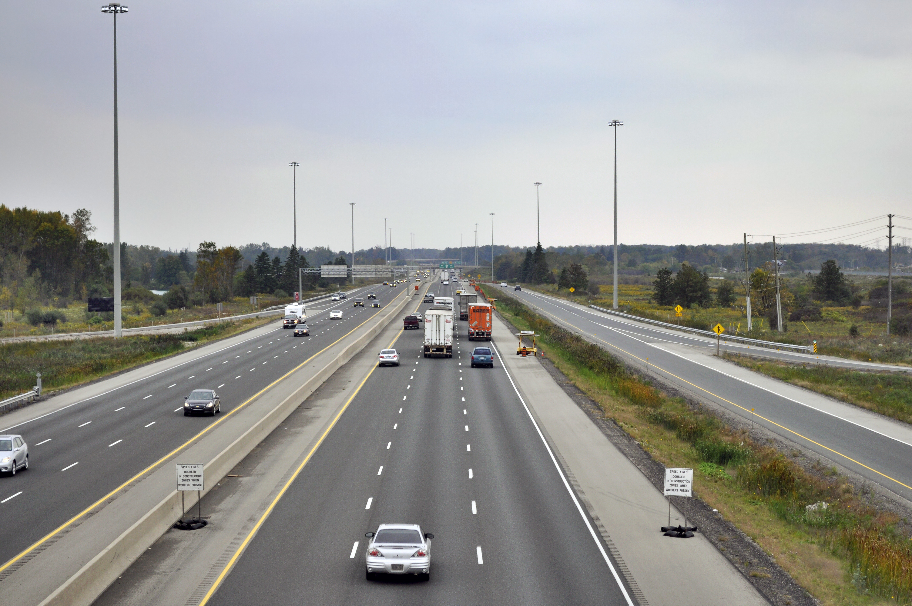
#> input picture OntarioHighway.png, 912 x 606 px
$ python 1-10.py
#> lines starting #> are read from the running program, lines starting #| are printed output that depends on the picture; after the words box and inside, x2 and y2 are one past the last pixel; in counts of white or black regions, pixels touching at a corner belong together
import numpy as np, cv2
def fun12_HoughLines():
    #(0) global vars
    global img, gim, wimg, wmap
    #(1) read image
    img = cv2.imread("OntarioHighway.png", cv2.IMREAD_COLOR)
#> img is the input picture: shape (606, 912, 3); mean B, G, R 150.6, 153.5, 153.2
    wimg, wmap = "OntarioHighway", "Edge"
    cv2.namedWindow(wimg, cv2.WINDOW_AUTOSIZE)
    cv2.imshow(wimg, img)
    #(2) convert to gray, and smooth it (for Canny + Hough)
    gim = cv2.cvtColor(img, cv2.COLOR_BGR2GRAY)
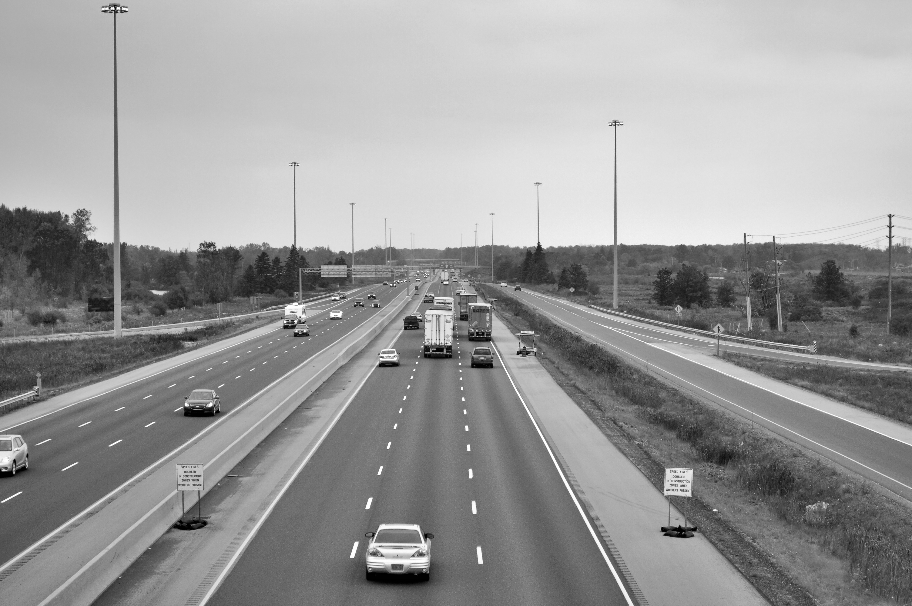
#> gim: shape (606, 912); min 0, max 255, mean 153.1
    gim = cv2.GaussianBlur(gim, (3, 3), 0, 0)
    cv2.imshow(wmap, gim)
    #(3) create 3 track bars
    cv2.createTrackbar ("Tbar_1", wmap, thC[0], 255, onThreshold_Canny);
    cv2.createTrackbar ("Tbar_2", wmap, thC[1], 255, onThreshold_Canny2);
    cv2.createTrackbar ("Tbar_3", wmap, thH, 200, onThreshold_Hough);
# 2 top level variables
thC = [130, 255] # Canny’s thresholds
thH = 130 # Hough's threshold (# pixels)
def onThreshold_Canny(value):
    global thC
    thC[0] = cv2.getTrackbarPos("Tbar_1", wmap) #최소
    #thC[1] = cv2.getTrackbarPos(“Tbar_2“, wmap)
    canny = hough_liner() # gim -> canny -> draw lines
    cv2.imshow(wmap, canny)

    res = houghpr_liner() # gim -> canny -> draw lines on img.copy
    cv2.imshow(wimg, res)
def onThreshold_Canny2(value):
    global thC
    #thC[0] = cv2.getTrackbarPos(“Tbar_1“, wmap)
    thC[1] = cv2.getTrackbarPos("Tbar_2", wmap)  #최대
    canny = hough_liner() # gim -> canny -> draw lines
    cv2.imshow(wmap, canny)
    #원래 영상에 빨간 선분을 그려놓음
    res = houghpr_liner() # gim -> canny -> draw lines on img.copy
    cv2.imshow(wimg, res)
def onThreshold_Hough(value):
    global thH
    thH = cv2.getTrackbarPos("Tbar_3", wmap)
    canny = hough_liner() # gim -> canny -> draw lines
    cv2.imshow(wmap, canny)
    #원래 영상에 빨간 선분을 그려놓음
    res = houghpr_liner() # gim -> canny -> draw lines on img.copy
    cv2.imshow(wimg, res)
def hough_liner():
    canny = cv2.Canny(gim, thC[0], thC[1]) # 실행 -> Canny 경계 검출
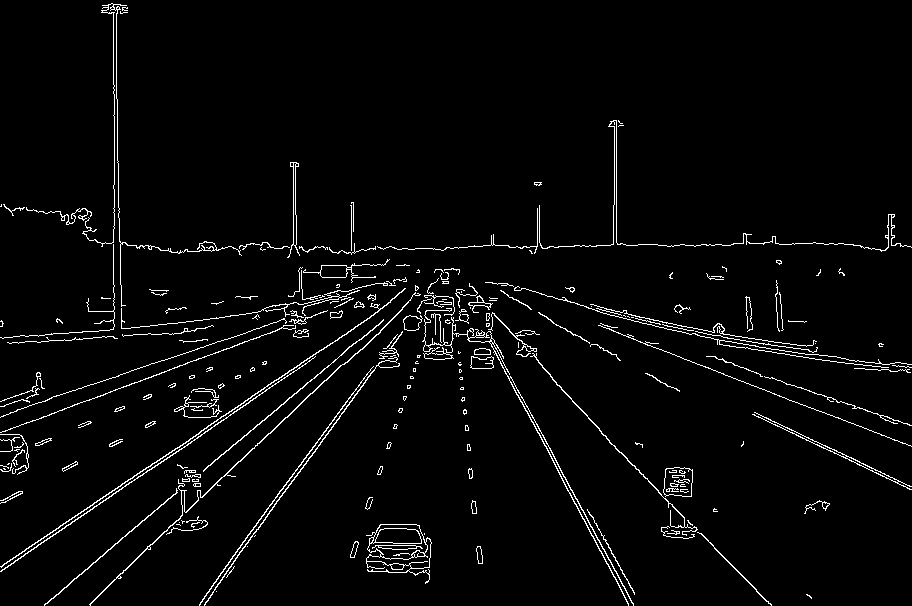
#> canny: shape (606, 912); 3.2% white in thin lines or dots
    #원래 영상에 빨간 선분을 그려놓음
    lines = cv2.HoughLines(canny, 0.5, np.pi/180, thH)
#> lines = 13 rows, first 8: [469.5, 0.977], [490.5, 0.873], [113, 0], [114, 0], [245, 1.57], [472.5, 0.977], [-271.5, 2.65], [519, 0.628]
    # ,rho,theta,thr(0~1), 각도구간, 픽셀수
    white = 255
    for i in range(len(lines)): # 실행 -> Canny 경계 위에 Hough 직선 검출
        for rho, theta in lines[i]:
            a, b = np.cos(theta), np.sin(theta)
            x0, y0 = a*rho, b*rho
            x1, y1 = int(x0 + 1000*(-b)), int(y0+1000*(a))
            x2, y2 = int(x0 - 1000*(-b)), int(y0 -1000*(a))
            cv2.line(canny, (x1, y1), (x2, y2), white, 2)
#> this loop made 13 passes
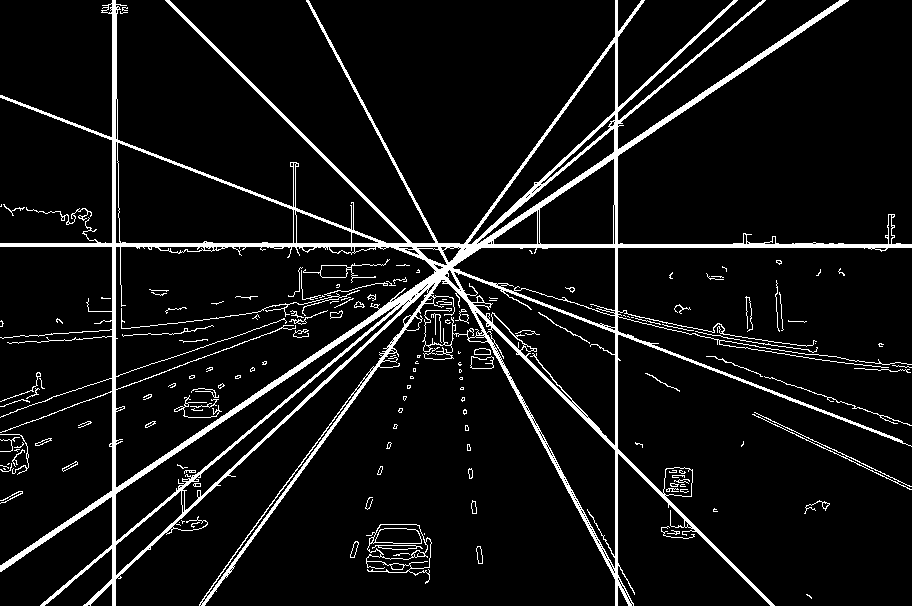
#> canny: shape (606, 912); 7.4% white; 156 white regions (79 under 20 px), largest, box (x1, y1, x2, y2) and area: (0, 0, 912, 606) 34904, (366, 524, 432, 584) 634, (121, 282, 388, 329) 453
    return canny
def houghpr_liner(): # 실행 -> Canny 경계 위에 Hough 직선 검출 -> 원 영상에 출력
    canny = cv2.Canny(gim, thC[0], thC[1])
    res = img.copy() # input, color image
    minLineLength, maxLineGap = 100, 20 # 선분 최소길이, 선분간 최대 허용간극
    red = (0, 0, 255)
    lines = cv2.HoughLinesP(canny, 0.5, np.pi/180, thH, minLineLength, maxLineGap)
#> lines = 14 rows, first 6: [0, 566, 177, 447], [203, 470, 317, 374], [113, 84, 113, 12], [114, 184, 114, 116], [250, 397, 291, 369], [67, 585, 122, 538]
    # ,rho,theta,thr(0~1), 각도구간, 픽셀수, 선분 최소길이, 선분간 최대 허용간극
    for i in range(len(lines)):
        for x1,y1, x2,y2 in lines[i]:
            cv2.line(res, (x1, y1), (x2, y2), red, 3)
#> this loop made 14 passes
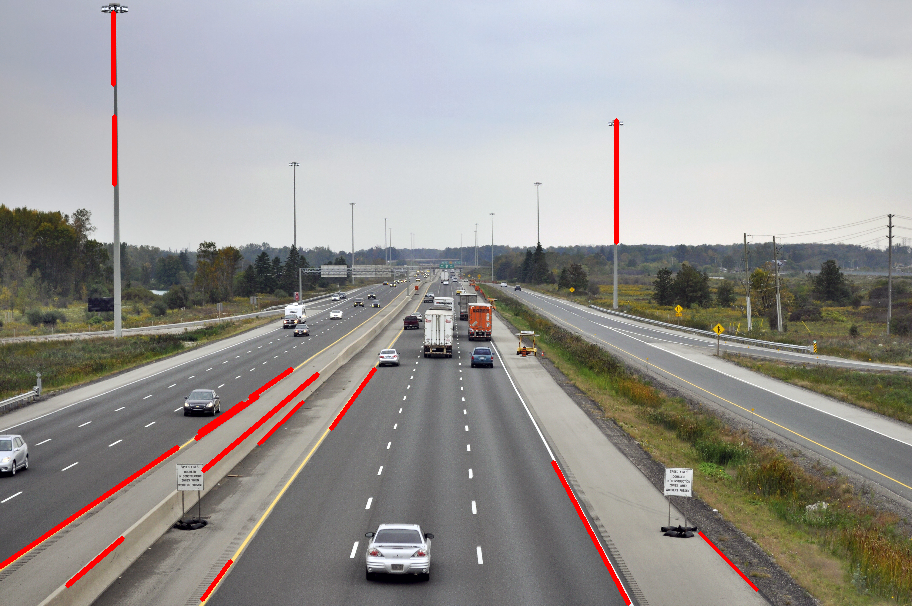
#> res: shape (606, 912, 3); 1.16% of pixels changed, all inside (x1, y1, x2, y2) = (0, 10, 759, 606)
    return res


fun = 12
if fun == 12:
    fun12_HoughLines()

cv2.waitKey(0)
#> the loop in hough_liner (call 2), `for i in range(len(lines)):` made 13 passes
#> the loop in houghpr_liner (call 2), `for i in range(len(lines)):` made 14 passes
#> in onThreshold_Hough, `thH = cv2.getTrackbarPos("Tbar_3", wmap)`: thH = 130
cv2.destroyAllWindows()

$ run again, with manhattan_big.jpg saved as OntarioHighway.png
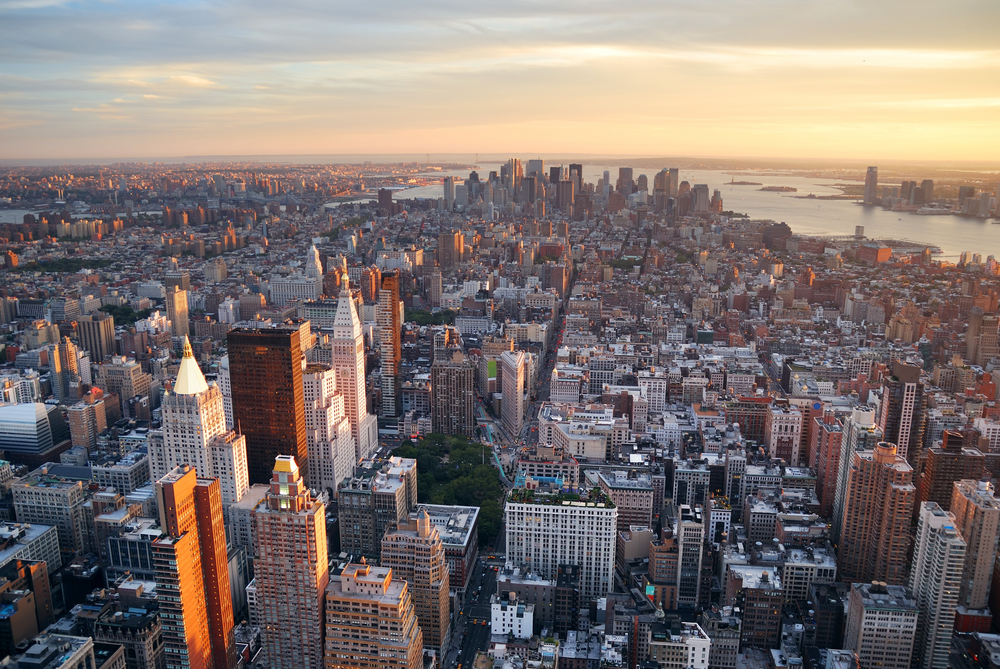
#> input picture manhattan_big.jpg, 1000 x 669 px, shrunk from 3833 x 2566 before the run
#> in fun12_HoughLines, img is the input picture: shape (669, 1000, 3); mean B, G, R 113.2, 115.9, 126.4
#> in hough_liner, `canny = cv2.Canny(gim, thC[0], thC[1])`:
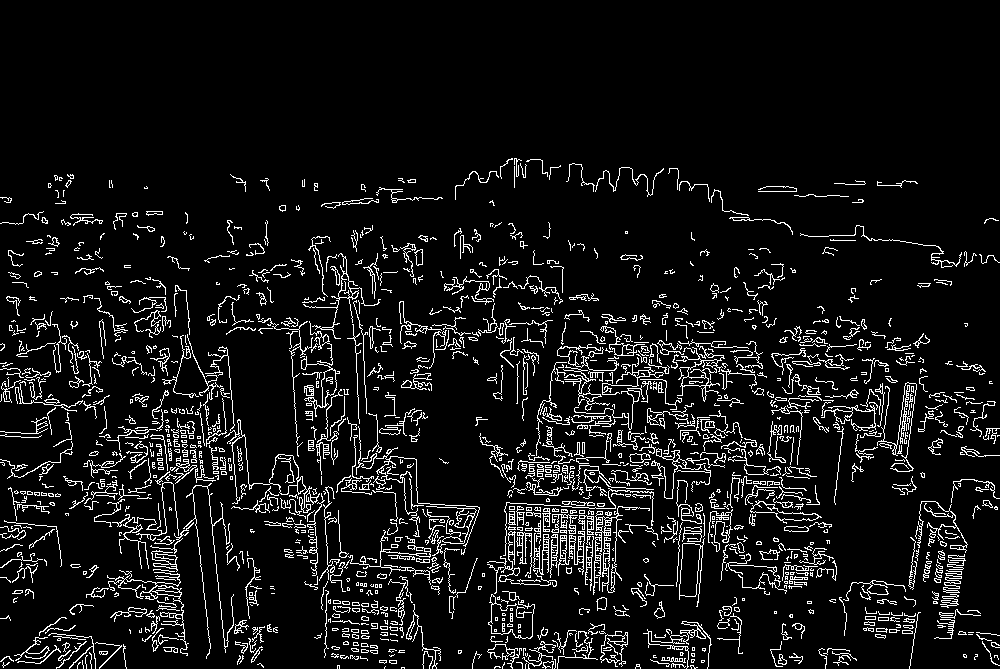
#> canny: shape (669, 1000); 7.9% white in thin lines or dots, all inside (x1, y1, x2, y2) = (0, 158, 1000, 669)
#> in hough_liner, `lines = cv2.HoughLines(canny, 0.5, np.pi/180, thH)`: lines = 178 rows, first 8: [465, 1.57], [507, 1.57], [508, 1.57], [492, 1.57], [504, 1.57], [558, 1.57], [433, 1.57], [462, 1.57]
#> in houghpr_liner, `lines = cv2.HoughLinesP(canny, 0.5, np.pi/180, thH, minLineLength, max..`: lines = [[445, 505, 465, 505], [681, 471, 704, 471], [528, 462, 549, 462], [757, 487, 777, 487], [730, 565, 753, 565], [640, 379, 662, 379], [593, 370, 614, 370]]
#> the loop in houghpr_liner, `for i in range(len(lines)):` made 7 passes
#> after the loop in houghpr_liner, `for i in range(len(lines)):`:
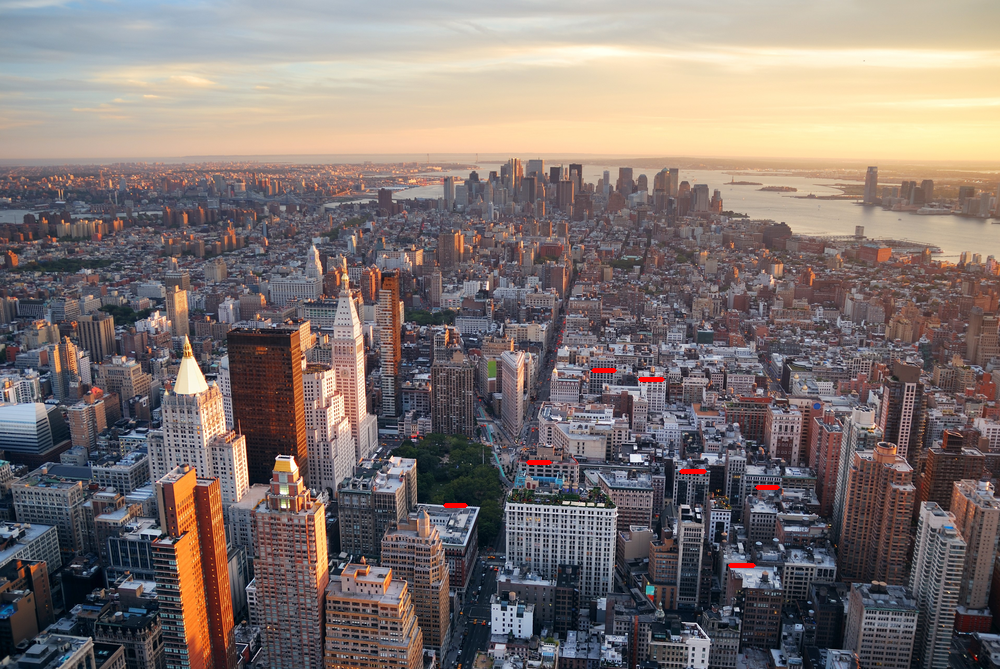
#> res: shape (669, 1000, 3); 0.13% of pixels changed, all inside (x1, y1, x2, y2) = (443, 368, 780, 568)
#> the loop in houghpr_liner (call 2), `for i in range(len(lines)):` made 7 passes
#> thH = 130
